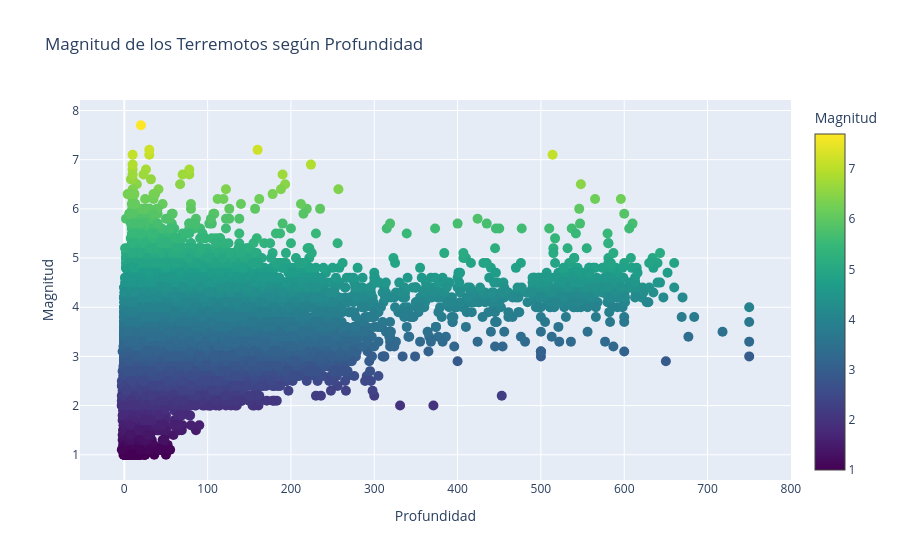

This figure's notebook cell:
### Markdown cell above
### Gráfico de dispersión

### Code cell
fig4 = go.Figure(go.Scatter(x=df['Depth'], y=df['Magnitude'], mode='markers', marker=dict(size=10, color=df['Magnitude'], colorscale='Viridis', showscale=True, colorbar=dict(title='Magnitud')), text=df['Country'], hoverinfo='text+x+y'))
fig4.update_layout(title_text='Magnitud de los Terremotos según Profundidad', xaxis_title='Profundidad', yaxis_title='Magnitud')

### Figure 1 — Plotly figure (JSON) as saved in the notebook; plotly's stock layout.template omitted (floating-point values rounded to 4 significant figures; data arrays with more than 128 entries replaced by an {"elided": "..."} marker saying what was removed)
{"data": [{"hoverinfo": "text+x+y", "marker": {"color": {"elided": "52767 float values"}, "colorbar": {"title": {"text": "Magnitud"}}, "colorscale": [[0, "#440154"], [0.1111, "#482878"], [0.2222, "#3e4989"], [0.3333, "#31688e"], [0.4444, "#26828e"], [0.5556, "#1f9e89"], [0.6667, "#35b779"], [0.7778, "#6ece58"], [0.8889, "#b5de2b"], [1, "#fde725"]], "showscale": true, "size": 10}, "mode": "markers", "text": {"elided": "52767 str values"}, "type": "scatter", "x": {"elided": "52767 int values"}, "y": {"elided": "52767 float values"}}], "layout": {"title": {"text": "Magnitud de los Terremotos según Profundidad"}, "xaxis": {"title": {"text": "Profundidad"}}, "yaxis": {"title": {"text": "Magnitud"}}}}
